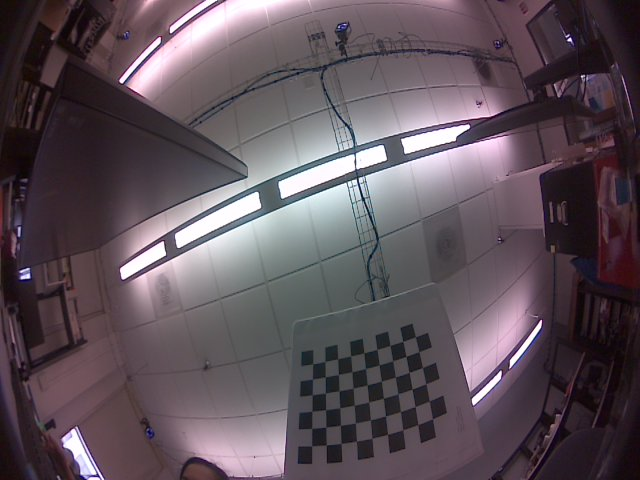
#> input picture calibration_images/nvcamtest_13118_s00_00000.jpg, 640 x 480 px, given in place of fisheye_video.avi, which was not available
$ python main.py   (older library calls are emulated)
#> lines starting #> are read from the running program, lines starting #| are printed output that depends on the picture; pictures that were not available may be replaced by others from this repository, and a replacement may not be noted
import cv2
import numpy as np

#import CalibrationHelpers as calib
#
#from ARImagePoseTracker import ProjectPoints, ComputePoseFromHomography

# TODO: add a terminal script to input which recording to read
fisheye = cv2.VideoCapture('./data/recording4/fisheye_video.avi')
zed = cv2.VideoCapture('./data/recording4/zed4.avi')

DIM=(640, 480)
## 160 Fisheye
#K=np.array([[395.2474957410931, 0.0, 313.5019461730335], [0.0, 527.3954916199217, 196.37742657771022], [0.0, 0.0, 1.0]])
#D=np.array([[-0.03798599445910202], [0.020273631739096985], [-0.00890488243952009], [-0.03915599454217283]])

# 200 Fisheye
K=np.array([[203.89411335875053, 0.0, 317.91346556362936],
            [0.0, 271.52940003242463, 240.70402221094517],
            [0.0, 0.0, 1.0]])
D=np.array([[-0.024122176699239672], [0.011100015685128415], [-0.005106773595069454], [0.0002034975302124561]])


while(fisheye.isOpened() and zed.isOpened()):
#while(zed.isOpened()):
    ret, frame = fisheye.read()
#> frame is the input picture: shape (480, 640, 3); mean B, G, R 90.4, 82.5, 94.7
    zedret, zedframe = zed.read()

    if ret and zedret:
        gray = cv2.cvtColor(frame, cv2.COLOR_BGR2GRAY)
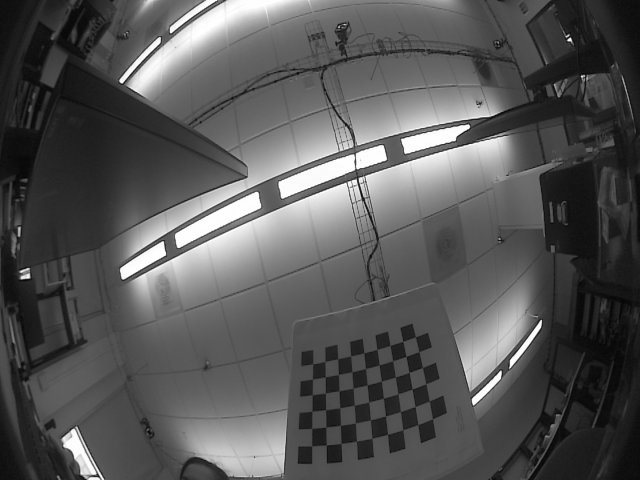
#> gray: shape (480, 640); min 2, max 255, mean 87
        zedgray = cv2.cvtColor(zedframe, cv2.COLOR_BGR2GRAY)

        # [14 lines of commented-out code are left out]
        fisheyereference = cv2.resize(frame,DIM)
        zedreference = cv2.resize(zedframe,(640*2, 480))
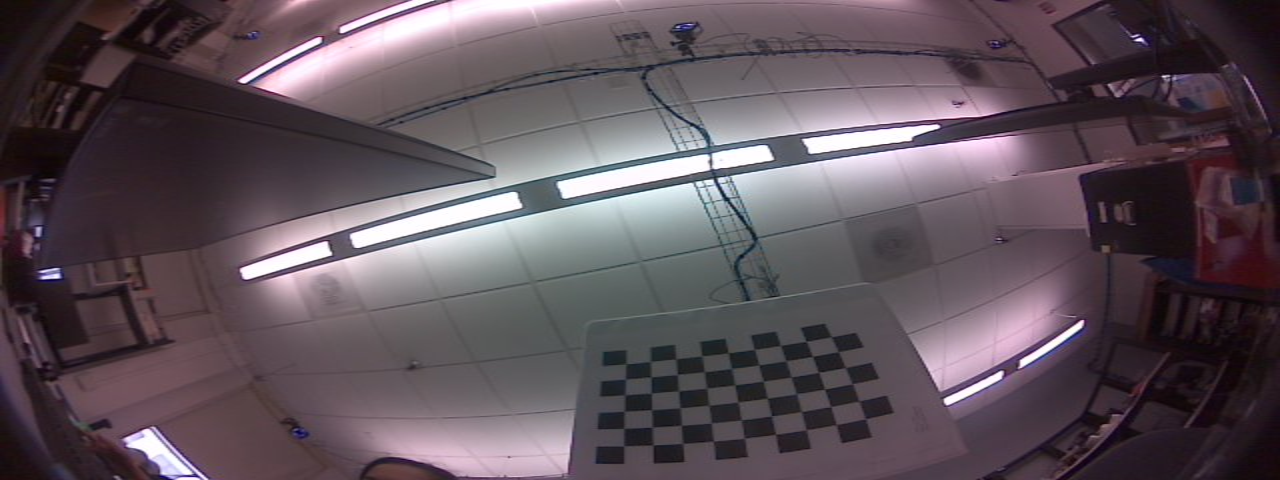
#> zedreference: shape (480, 1280, 3); mean B, G, R 90.5, 82.6, 94.8
        # For Visualizations
#        cv2.imshow('frame', gray)
#        cv2.imshow('zedframe', zedgray)
        feature_detector = cv2.BRISK_create(octaves=5)
        f_reference_keypoints, f_reference_descriptors = feature_detector.detectAndCompute(fisheyereference, None)
#> f_reference_keypoints = 990 keypoints; strongest (x, y, size): (570, 40, 12.5), (468, 126, 13.4), (121, 81, 14.5), (540, 322, 13.6)
        z_reference_keypoints, z_reference_descriptors = feature_detector.detectAndCompute(zedreference, None)
#> z_reference_keypoints = 843 keypoints; strongest (x, y, size): (1081, 323, 24.6), (56, 276, 28.1), (1080, 322, 24), (947, 401, 30.5)

        f_keypoint_visualization = cv2.drawKeypoints(fisheyereference,f_reference_keypoints,outImage=np.array([]),flags = cv2.DRAW_MATCHES_FLAGS_DRAW_RICH_KEYPOINTS)
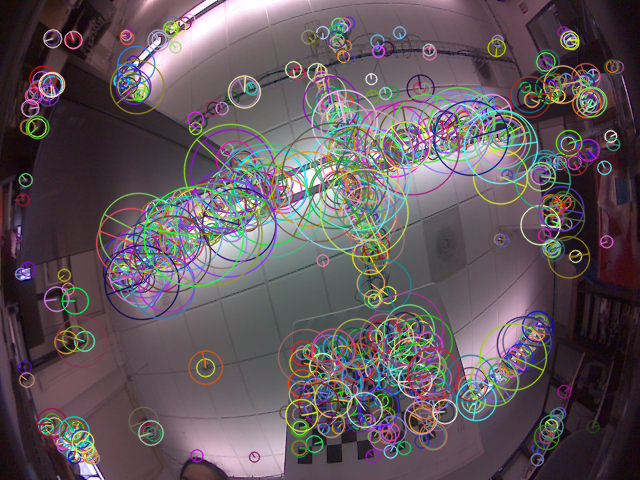
#> f_keypoint_visualization: shape (480, 640, 3); mean B, G, R 92.4, 87, 97.3
        z_keypoint_visualization = cv2.drawKeypoints(zedreference,z_reference_keypoints,outImage=np.array([]),flags = cv2.DRAW_MATCHES_FLAGS_DRAW_RICH_KEYPOINTS)
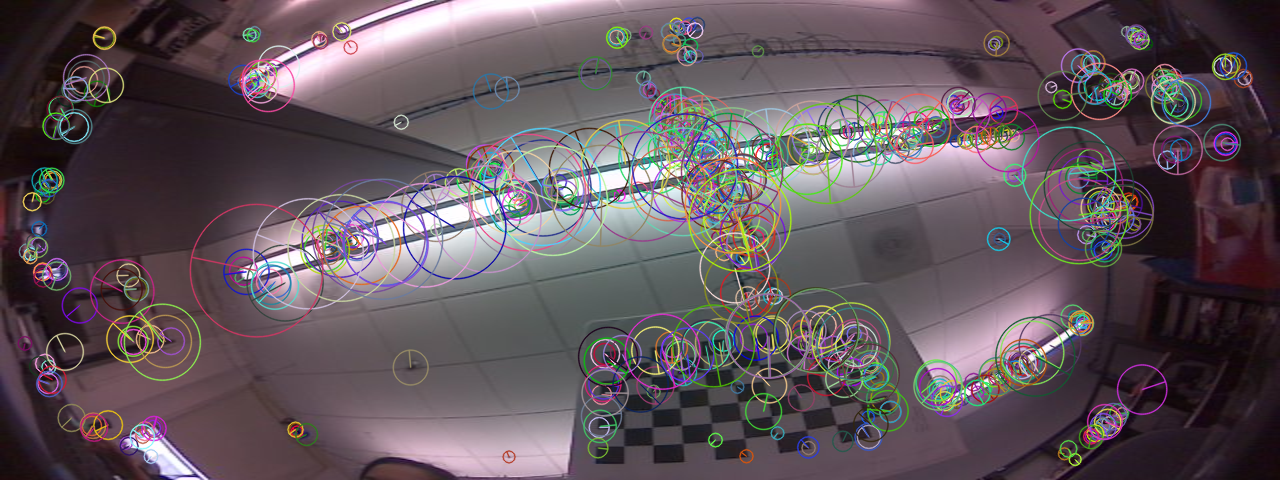
#> z_keypoint_visualization: shape (480, 1280, 3); mean B, G, R 91.6, 85.4, 97

        #Wondering if the reshaping will cause some affine transformations
        # For Visualizations
#        cv2.imshow("Keypoints",z_keypoint_visualization)
        matcher = cv2.BFMatcher(cv2.NORM_HAMMING, crossCheck=True)

        #reference then current
        matches = matcher.match(z_reference_descriptors, f_reference_descriptors)
#> matches = 334 matches
        match_visualization = cv2.drawMatches(
            zedreference, z_reference_keypoints,
            fisheyereference,
            f_reference_keypoints, matches, 0,
            # matchesMask =inlier_mask, #this applies your inlier filter
            flags=cv2.DRAW_MATCHES_FLAGS_NOT_DRAW_SINGLE_POINTS)
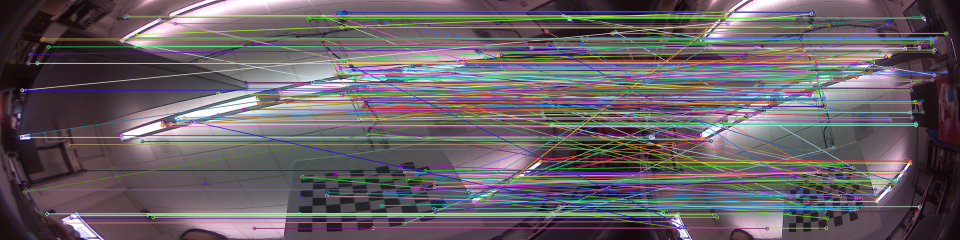
#> match_visualization: shape (480, 1920, 3) (shown at 1/2 size); mean B, G, R 101.7, 95.4, 103.9

        match_visualization = cv2.drawMatches(zedreference, z_reference_keypoints, fisheyereference,
            f_reference_keypoints, matches, 0, flags=cv2.DRAW_MATCHES_FLAGS_NOT_DRAW_SINGLE_POINTS)
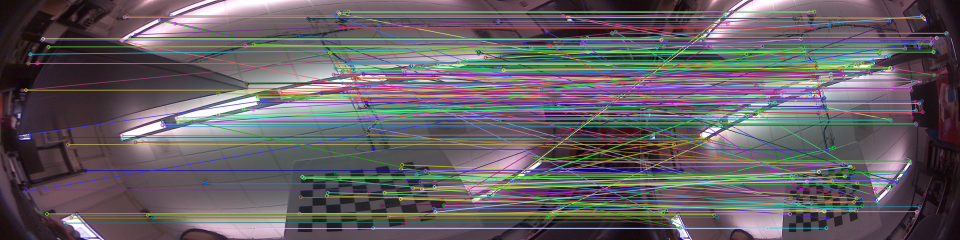
#> match_visualization: shape (480, 1920, 3) (shown at 1/2 size); mean B, G, R 101.2, 94.1, 101.3

        cv2.imshow('EpipolarConstraint',match_visualization)
    else:
        print('Cant read the video , Exit!')
        break
    keyCode = cv2.waitKey(25) & 0xFF
#> (key q is pressed here)
    # Stop the program on the ESC key or 'q'
    if keyCode == 27 or keyCode == ord('q'):
        break

# may want to apply later
def FilterByEpipolarConstraint(intrinsics, matches, points1, points2, Rx1, Tx1,
                               threshold = 0.01):
    E = np.cross(Tx1,Rx1,axisa=0,axisb=0)
    fx = intrinsics[0][0]
    fy = intrinsics[1][1]
    cx = intrinsics[0][2]
    cy = intrinsics[1][2]

    inlier_mask = []

    for i in matches:
        #print(i.imgIdx, i.trainIdx, i.queryIdx)
        u_v1 = points1[i.queryIdx]
        u_v2 = points2[i.trainIdx]

        (u1,v1) = u_v1.pt
        (u2,v2) = u_v2.pt

        x1 = np.array([(u1 - cx)/fx, (v1 - cy)/fy,1])
        x2 = np.array([(u2 - cx)/fx, (v2 - cy)/fy,1])

        m = (abs(x2.T @ E @ x1) < threshold).astype(int)

        inlier_mask.append(m)

    return np.array(inlier_mask)

fisheye.release()
zed.release()
cv2.destroyAllWindows()

$ run again, on calibration_images/nvcamtest_13118_s00_00002.jpg
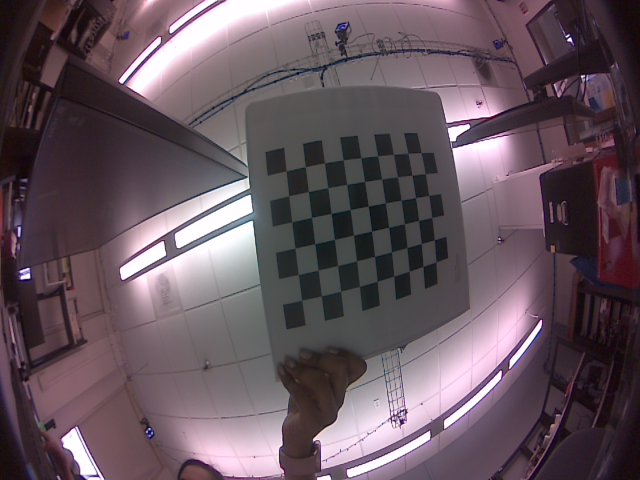
#> input picture calibration_images/nvcamtest_13118_s00_00002.jpg, 640 x 480 px, given in place of fisheye_video.avi, which was not available
#> frame is the input picture: shape (480, 640, 3); mean B, G, R 94.2, 85.3, 101.3
#> f_reference_keypoints = 1188 keypoints; strongest (x, y, size): (570, 39, 12.7), (27, 269, 13.8), (582, 76, 12.5), (540, 322, 14.1)
#> z_reference_keypoints = 1009 keypoints; strongest (x, y, size): (57, 276, 26.6), (1081, 322, 22.2), (1163, 76, 13.8), (936, 127, 20.8)
#> `z_keypoint_visualization = cv2.drawKeypoints(zedreference,z_reference_..`:
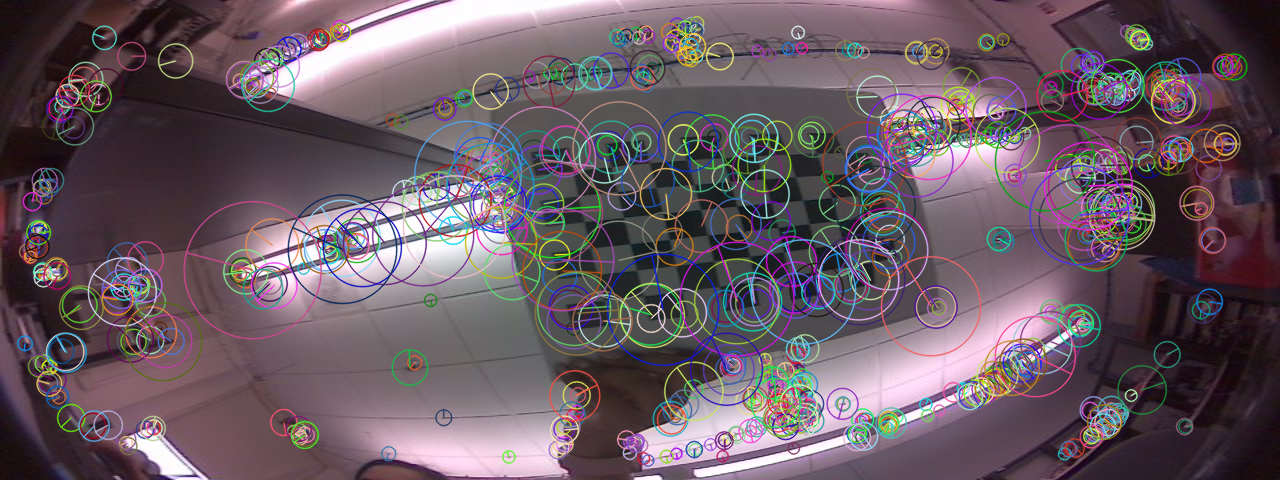
#> z_keypoint_visualization: shape (480, 1280, 3); mean B, G, R 99.1, 90.2, 105
#> matches = 372 matches
#> `match_visualization = cv2.drawMatches(zedreference, z_reference_keypoi..`:
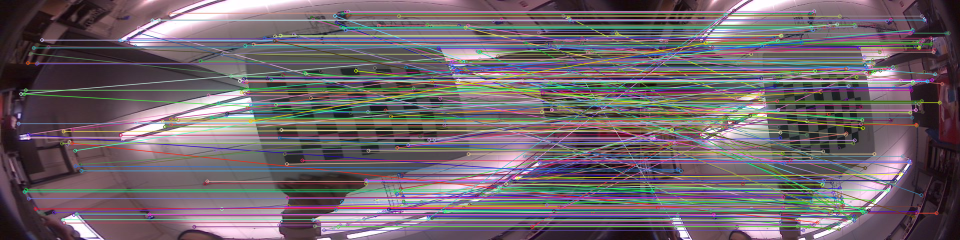
#> match_visualization: shape (480, 1920, 3) (shown at 1/2 size); mean B, G, R 107.6, 101, 111.4
